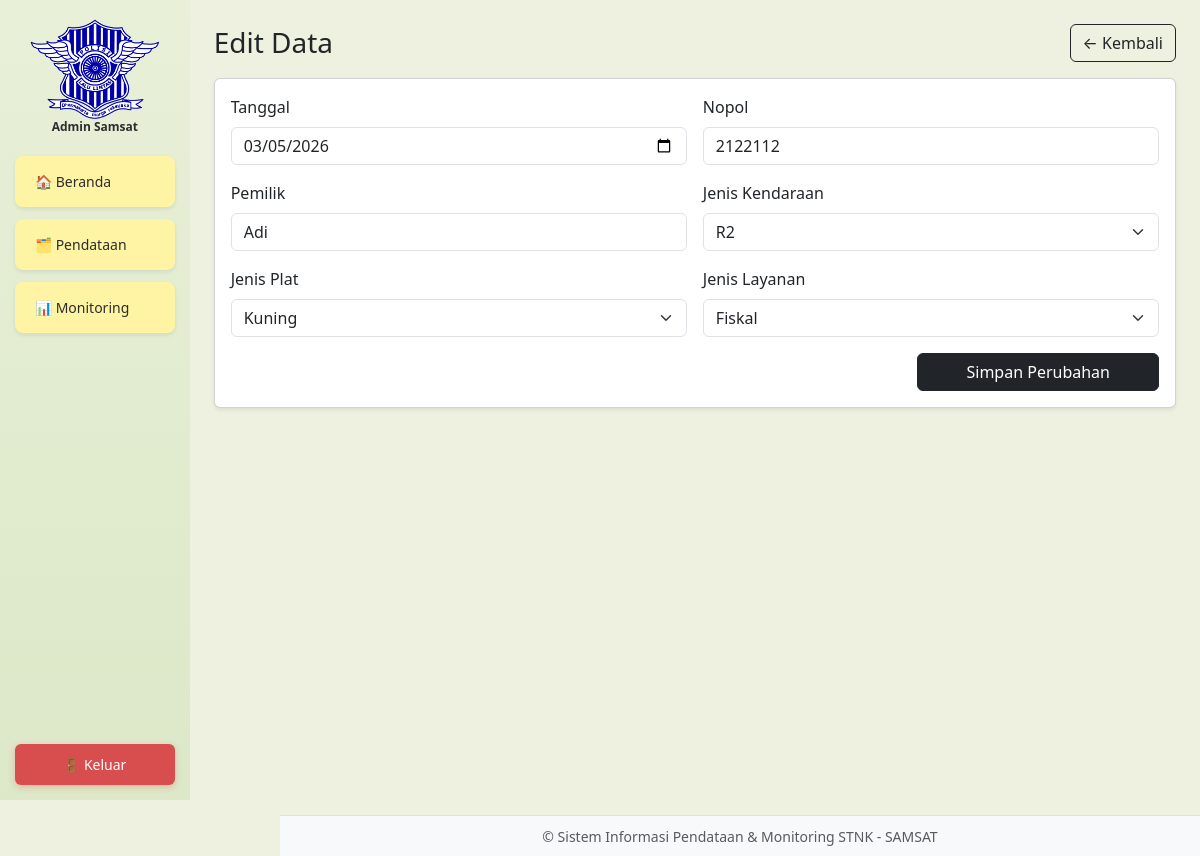
/pendataan/edit.php?id=2 (signed in), run on the app's committed database.
### tables this page shows
CREATE TABLE `registrasi_stnk` (
  `id` bigint(20) NOT NULL,
  `tanggal` date NOT NULL,
  `nopol` varchar(20) NOT NULL,
  `pemilik` varchar(100) NOT NULL,
  `jenis_kendaraan` enum('R2','R4') NOT NULL,
  `jenis_plat` enum('Merah','Kuning','Putih') NOT NULL,
  `jenis_layanan` enum('BBN1','Duplikat','Ganti Plat','Ganti Nopol','BBN2','Fiskal','Rubah') NOT NULL,
  `created_at` timestamp NOT NULL DEFAULT current_timestamp(),
  `updated_at` timestamp NULL DEFAULT NULL ON UPDATE current_timestamp()
);

### konfigurasi/koneksi.php (called while the page is built, shortened)
<?php
function e($str)
{
    return htmlspecialchars((string)$str, ENT_QUOTES, 'UTF-8');
}

### pendataan/edit.php (the view, shortened to what this page needs)
<?php
require_once "../konfigurasi/koneksi.php";
$id = (int)($_GET['id'] ?? 0);
$stmt = $koneksi->prepare("SELECT * FROM registrasi_stnk WHERE id=? LIMIT 1");
$stmt->bind_param("i", $id);
$stmt->execute();
$data = $stmt->get_result()->fetch_assoc();
?>
<!doctype html>
<html>
<head>
    <link href="https://cdn.jsdelivr.net/npm/bootstrap@5.3.3/dist/css/bootstrap.min.css" rel="stylesheet">
</head>
<body style="background:#eef1df;">
    <div class="d-flex">
        <?php include "../bagian/sidebar.php"; ?>
        <div class="flex-grow-1 p-4">
            <div class="d-flex justify-content-between align-items-center mb-3">
                <h3 class="m-0">Edit Data</h3>
                <a class="btn btn-outline-dark" href="index.php">← Kembali</a>
            </div>
            <div class="card shadow-sm">
                <div class="card-body">
                    <form method="POST" class="row g-3">
                        <div class="col-md-6">
                            <label class="form-label">Tanggal</label>
                            <input type="date" name="tanggal" class="form-control" value="<?= e($data['tanggal']) ?>" required>
                        </div>
                        <div class="col-md-6">
                            <label class="form-label">Nopol</label>
                            <input name="nopol" class="form-control" value="<?= e($data['nopol']) ?>" required>
                        </div>
                        <div class="col-md-6">
                            <label class="form-label">Pemilik</label>
                            <input name="pemilik" class="form-control" value="<?= e($data['pemilik']) ?>" required>
                        </div>
                        <div class="col-md-6">
                            <label class="form-label">Jenis Kendaraan</label>
                            <select name="jenis_kendaraan" class="form-select" required>
                                <option value="R2" <?= $data['jenis_kendaraan'] === 'R2' ? 'selected' : '' ?>>R2</option>
                            </select>
                        </div>
                        <div class="col-md-6">
                            <label class="form-label">Jenis Plat</label>
                            <select name="jenis_plat" class="form-select" required>
                                <option <?= $data['jenis_plat'] === 'Kuning' ? 'selected' : '' ?>>Kuning</option>
                            </select>
                        </div>
                        <div class="col-md-6">
                            <label class="form-label">Jenis Layanan</label>
                            <select name="jenis_layanan" class="form-select" required>
                                <?php
                                $opsi = ['BBN1', 'Duplikat', 'Ganti Plat', 'Ganti Nopol', 'BBN2', 'Fiskal', 'Rubah'];
                                foreach ($opsi as $o) {
                                    $sel = ($data['jenis_layanan'] === $o) ? 'selected' : '';
                                    echo "<option $sel>" . e($o) . "</option>";
                                }
                                ?>
                            </select>
                        </div>
                        <div class="col-12 d-flex justify-content-end">
                            <button class="btn btn-dark px-5">Simpan Perubahan</button>
                        </div>
                    </form>
                </div>
            </div>
            <?php include "../bagian/footer.php"; ?>
        </div>
    </div>
</body>
</html>

### bagian/footer.php (style rules this page uses)
body { margin-bottom: 56px !important; }

### data on the page
registrasi_stnk: tanggal "03/05/2026", nopol "2122112", pemilik "Adi", jenis_kendaraan "R2", jenis_plat "Kuning"

### other printed values
form field jenis_layanan "Fiskal"
